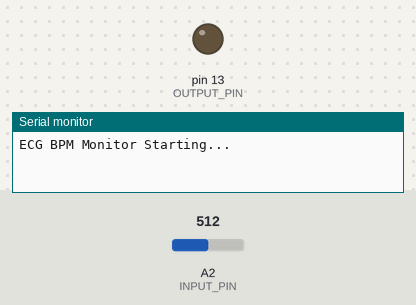
Simulated run of this sketch. Board: Arduino Uno, built with avr-gcc and run on an emulated ATmega328P. Shown: output pins drawn as LEDs (lit = HIGH), the last lines printed to the serial monitor. The test bench sets the inputs (shaded band); at power-on: A2 (INPUT_PIN) = 512.

Above: at 2.2 s.
2.3 s: A2 (INPUT_PIN) set to 716
At 2.7 s:
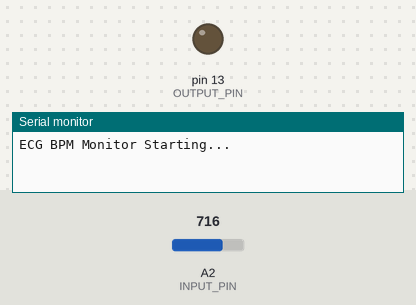
4.3 s: A2 (INPUT_PIN) set to 1010
At 6.7 s:
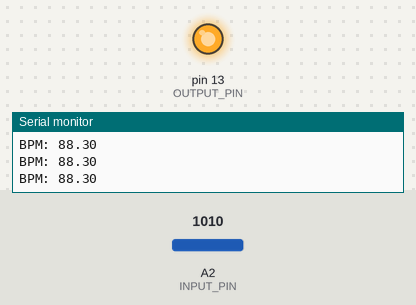
7.3 s: A2 (INPUT_PIN) set to 511
Timing chart, 0 to 10.3 s (numbered marks = the images above; inputs shaded):
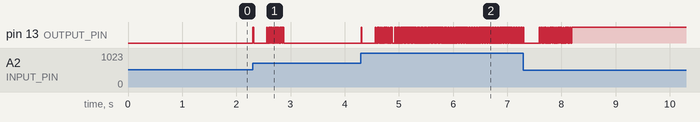

The sketch:

sketch_mar23a.ino
```cpp
#include <math.h>
#include <CircularBuffer.h>

#define SAMPLE_RATE 125
#define BAUD_RATE 115200
#define INPUT_PIN A2  // Analog pin
#define OUTPUT_PIN 13
#define DATA_LENGTH 16

float BPM = 0.0;
bool peak = false;

bool IgnoreReading = false;
bool FirstPulseDetected = false;
unsigned long FirstPulseTime = 0;
unsigned long SecondPulseTime = 0;
unsigned long PulseInterval = 0;

CircularBuffer<unsigned long, 10> buffer;
int data_index = 0;

void setup() {
  Serial.begin(BAUD_RATE);
  delay(1000);
  Serial.println("\nECG BPM Monitor Starting...\n");

  pinMode(INPUT_PIN, INPUT);
  pinMode(OUTPUT_PIN, OUTPUT);
}

void loop() {
  static unsigned long lastTime = 0;
  unsigned long currentTime = millis();

  if (currentTime - lastTime >= (1000 / SAMPLE_RATE)) {
    lastTime = currentTime;

    float sensor_value = analogRead(INPUT_PIN);
    float normalized_value = (sensor_value - 512.0) / 512.0;
    float signal = ECGFilter(normalized_value);

    peak = Getpeak(signal);
    digitalWrite(OUTPUT_PIN, peak);

    if (peak && !IgnoreReading) {
      if (!FirstPulseDetected) {
        FirstPulseTime = millis();
        FirstPulseDetected = true;
      } else {
        SecondPulseTime = millis();
        PulseInterval = SecondPulseTime - FirstPulseTime;

        if (PulseInterval >= 500 && PulseInterval <= 1500) {
          buffer.unshift(PulseInterval);
          FirstPulseTime = SecondPulseTime;
        }
      }
      IgnoreReading = true;
    }

    if (!peak) {
      IgnoreReading = false;
    }

    if (buffer.size() >= 5) {
      unsigned long sumIntervals = 0;
      for (int i = 0; i < buffer.size(); i++) {
        sumIntervals += buffer[i];
      }

      float avgInterval = (float)sumIntervals / buffer.size();

      if (avgInterval > 0) {
        BPM = 60000.0 / avgInterval;

        if (BPM >= 60.0 && BPM <= 100.0) {
          Serial.print("BPM: ");
          Serial.println(BPM, 2);  // Display with 2 decimal places
        }
      }
    }
  }

  delay(10);
}

bool Getpeak(float new_sample) {
  static float data_buffer[DATA_LENGTH];
  static float mean_buffer[DATA_LENGTH];
  static float standard_deviation_buffer[DATA_LENGTH];

  data_buffer[data_index] = new_sample;

  float sum = 0.0, mean = 0.0, standard_deviation = 0.0;
  for (int i = 0; i < DATA_LENGTH; ++i) {
    sum += data_buffer[i];
  }
  mean = sum / DATA_LENGTH;

  for (int i = 0; i < DATA_LENGTH; ++i) {
    standard_deviation += pow(data_buffer[i] - mean, 2);
  }

  mean_buffer[data_index] = mean;
  standard_deviation_buffer[data_index] = sqrt(standard_deviation / DATA_LENGTH);

  peak = (new_sample > mean + 2.0 * standard_deviation);

  data_index = (data_index + 1) % DATA_LENGTH;

  return peak;
}

float ECGFilter(float input) {
  float output = input;

  {
    static float z1 = 0, z2 = 0;
    float x = output - 0.70682283 * z1 - 0.15621030 * z2;
    output = 0.28064917 * x + 0.56129834 * z1 + 0.28064917 * z2;
    z2 = z1;
    z1 = x;
  }

  {
    static float z1 = 0, z2 = 0;
    float x = output - 0.95028224 * z1 - 0.54073140 * z2;
    output = 1.0 * x + 2.0 * z1 + 1.0 * z2;
    z2 = z1;
    z1 = x;
  }

  return output;
}
```

Measured:
- after the input at 2.3 s, pin 13 (OUTPUT_PIN): goes HIGH 0.02 s, LOW 0.24 s, 10 × (HIGH 0.01 s, LOW 0.02 s), HIGH 0.02 s, then LOW, starting at once
- after the input at 4.3 s, pin 13 (OUTPUT_PIN): goes HIGH 0.01 s, LOW 0.25 s, 117 × (HIGH 0.01 s, LOW 0.02 s), then HIGH, starting at once
